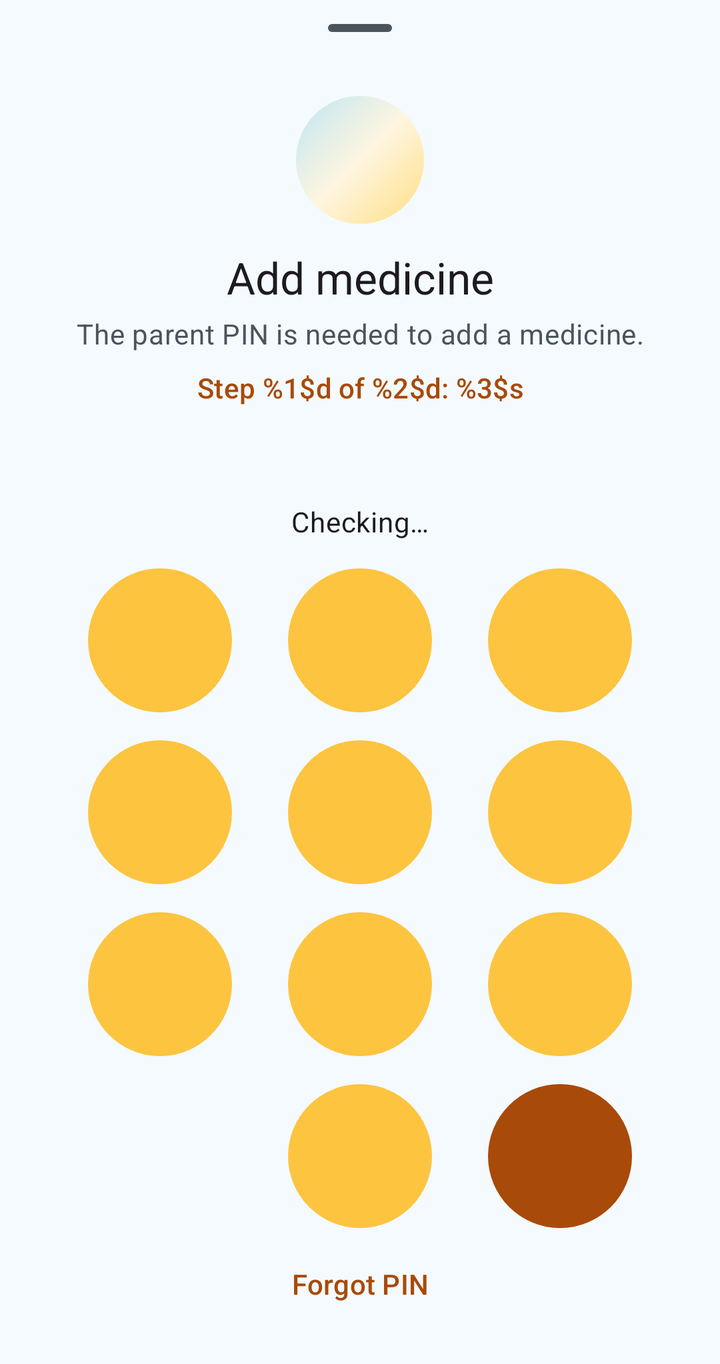
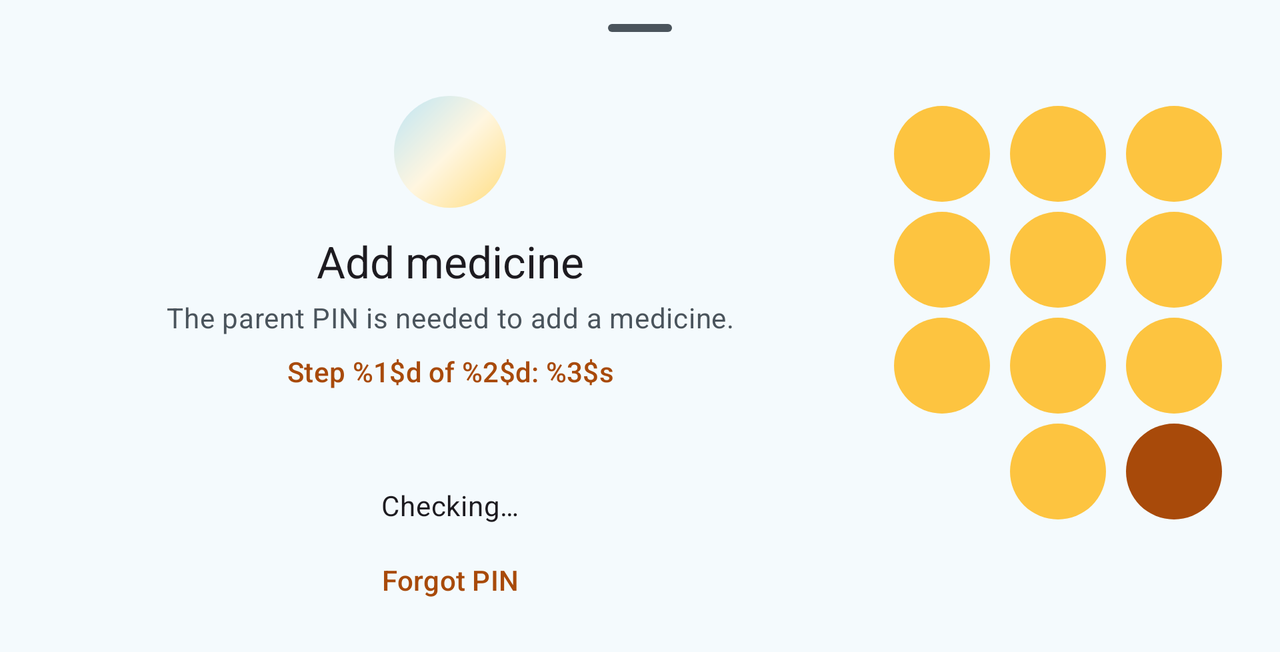

The same Android screen from two of the app's own layout files: first res/layout/ as a phone draws it, then the repository's variant for another configuration, drawn on a device whose configuration selects that folder. Both files follow.
<!-- AndroidManifest.xml: application theme Theme.Tracker -->
<!-- res/layout/sheet_pin.xml -->
<?xml version="1.0" encoding="utf-8"?>
<androidx.core.widget.NestedScrollView xmlns:android="http://schemas.android.com/apk/res/android"
    android:id="@+id/scroll"
    android:layout_width="match_parent"
    android:layout_height="wrap_content">

    <LinearLayout
        android:layout_width="match_parent"
        android:layout_height="wrap_content"
        android:orientation="vertical"
        android:paddingHorizontal="24dp"
        android:paddingBottom="16dp">

        <com.google.android.material.bottomsheet.BottomSheetDragHandleView
            android:id="@+id/dragHandle"
            android:layout_width="match_parent"
            android:layout_height="wrap_content" />

        <include
            android:id="@+id/header"
            layout="@layout/view_pin_header" />

        <include
            android:id="@+id/keypad"
            layout="@layout/view_pin_keypad"
            android:layout_width="wrap_content"
            android:layout_height="wrap_content"
            android:layout_gravity="center_horizontal" />

        <include
            android:id="@+id/forgot"
            layout="@layout/view_pin_forgot" />
    </LinearLayout>
</androidx.core.widget.NestedScrollView>
<!-- res/layout/view_pin_header.xml (included above) -->
<?xml version="1.0" encoding="utf-8"?>
<LinearLayout xmlns:android="http://schemas.android.com/apk/res/android"
    xmlns:app="http://schemas.android.com/apk/res-auto"
    xmlns:tools="http://schemas.android.com/tools"
    android:layout_width="match_parent"
    android:layout_height="wrap_content"
    android:gravity="center_horizontal"
    android:orientation="vertical">

    <ImageView
        android:id="@+id/badge"
        android:layout_width="@dimen/pin_badge_size"
        android:layout_height="@dimen/pin_badge_size"
        android:background="@drawable/bg_lock_circle"
        android:importantForAccessibility="no"
        android:padding="14dp"
        android:src="@drawable/ic_lock"
        app:tint="@color/on_gradient" />

    <TextView
        android:id="@+id/title"
        android:layout_width="match_parent"
        android:layout_height="wrap_content"
        android:layout_marginTop="12dp"
        android:accessibilityHeading="true"
        android:gravity="center"
        android:textAppearance="?attr/textAppearanceTitleLarge"
        android:textDirection="firstStrong"
        tools:text="@string/add_medicine" />

    <TextView
        android:id="@+id/message"
        android:layout_width="match_parent"
        android:layout_height="wrap_content"
        android:layout_marginTop="4dp"
        android:gravity="center"
        android:textAppearance="?attr/textAppearanceBodyMedium"
        android:textColor="?attr/colorOnSurfaceVariant"
        android:textDirection="firstStrong"
        tools:text="@string/pin_msg_add" />

    <TextView
        android:id="@+id/stepLabel"
        android:layout_width="match_parent"
        android:layout_height="wrap_content"
        android:layout_marginTop="8dp"
        android:gravity="center"
        android:textAppearance="?attr/textAppearanceLabelLarge"
        android:textColor="?attr/colorPrimary"
        android:visibility="gone"
        tools:text="@string/pin_step"
        tools:visibility="visible" />

    
    <LinearLayout
        android:id="@+id/dots"
        android:layout_width="wrap_content"
        android:layout_height="wrap_content"
        android:layout_marginTop="16dp"
        android:accessibilityLiveRegion="polite"
        android:focusable="true"
        android:gravity="center"
        android:importantForAccessibility="yes"
        android:layoutDirection="ltr"
        android:minHeight="24dp"
        android:orientation="horizontal" />

    <TextView
        android:id="@+id/status"
        android:layout_width="match_parent"
        android:layout_height="wrap_content"
        android:layout_marginTop="8dp"
        android:accessibilityLiveRegion="polite"
        android:gravity="center"
        android:minLines="1"
        android:textAppearance="?attr/textAppearanceBodyMedium"
        tools:text="@string/pin_checking" />

    <com.google.android.material.progressindicator.LinearProgressIndicator
        android:id="@+id/checking"
        android:layout_width="120dp"
        android:layout_height="wrap_content"
        android:layout_marginTop="4dp"
        android:indeterminate="true"
        android:visibility="gone" />
</LinearLayout>
<!-- res/layout/view_pin_keypad.xml (included above) -->
<?xml version="1.0" encoding="utf-8"?>
<LinearLayout xmlns:android="http://schemas.android.com/apk/res/android"
    android:layout_width="wrap_content"
    android:layout_height="wrap_content"
    android:gravity="center_horizontal"
    android:layoutDirection="ltr"
    android:orientation="vertical">

    <LinearLayout style="@style/PillPals.PinKeyRow">

        <com.google.android.material.button.MaterialButton
            android:id="@+id/key1"
            style="@style/Widget.PillPals.PinKey" />

        <com.google.android.material.button.MaterialButton
            android:id="@+id/key2"
            style="@style/Widget.PillPals.PinKey" />

        <com.google.android.material.button.MaterialButton
            android:id="@+id/key3"
            style="@style/Widget.PillPals.PinKey" />
    </LinearLayout>

    <LinearLayout style="@style/PillPals.PinKeyRow">

        <com.google.android.material.button.MaterialButton
            android:id="@+id/key4"
            style="@style/Widget.PillPals.PinKey" />

        <com.google.android.material.button.MaterialButton
            android:id="@+id/key5"
            style="@style/Widget.PillPals.PinKey" />

        <com.google.android.material.button.MaterialButton
            android:id="@+id/key6"
            style="@style/Widget.PillPals.PinKey" />
    </LinearLayout>

    <LinearLayout style="@style/PillPals.PinKeyRow">

        <com.google.android.material.button.MaterialButton
            android:id="@+id/key7"
            style="@style/Widget.PillPals.PinKey" />

        <com.google.android.material.button.MaterialButton
            android:id="@+id/key8"
            style="@style/Widget.PillPals.PinKey" />

        <com.google.android.material.button.MaterialButton
            android:id="@+id/key9"
            style="@style/Widget.PillPals.PinKey" />
    </LinearLayout>

    <LinearLayout style="@style/PillPals.PinKeyRow">

        <com.google.android.material.button.MaterialButton
            android:id="@+id/keyDelete"
            style="@style/Widget.PillPals.PinKey.Delete"
            android:contentDescription="@string/pin_key_delete" />

        <com.google.android.material.button.MaterialButton
            android:id="@+id/key0"
            style="@style/Widget.PillPals.PinKey" />

        <com.google.android.material.button.MaterialButton
            android:id="@+id/keyOk"
            style="@style/Widget.PillPals.PinKey.Ok"
            android:contentDescription="@string/pin_key_ok" />
    </LinearLayout>
</LinearLayout>
<!-- res/layout/view_pin_forgot.xml (included above) -->
<?xml version="1.0" encoding="utf-8"?>
<LinearLayout xmlns:android="http://schemas.android.com/apk/res/android"
    android:layout_width="match_parent"
    android:layout_height="wrap_content"
    android:gravity="center_horizontal"
    android:orientation="vertical">

    <com.google.android.material.button.MaterialButton
        android:id="@+id/forgotButton"
        style="@style/Widget.Material3.Button.TextButton"
        android:layout_width="wrap_content"
        android:layout_height="wrap_content"
        android:layout_marginTop="4dp"
        android:minHeight="48dp"
        android:text="@string/forgot_pin" />

    <TextView
        android:id="@+id/forgotNote"
        android:layout_width="match_parent"
        android:layout_height="wrap_content"
        android:gravity="center"
        android:text="@string/forgot_pin_no_lock"
        android:textAppearance="?attr/textAppearanceBodySmall"
        android:textColor="?attr/colorOnSurfaceVariant"
        android:visibility="gone" />
</LinearLayout>
<!-- resources referenced by this layout -->
<resources>
  <color name="on_gradient">#1D1B18</color>
  <!-- from res/values-h640dp/ -->
  <dimen name="pin_badge_size">64dp</dimen>
  <string name="add_medicine">Add medicine</string>
  <string name="forgot_pin">Forgot PIN</string>
  <string name="forgot_pin_no_lock">To reset a forgotten PIN, the phone needs a screen lock first (PIN, pattern or password).</string>
  <string name="pin_checking">Checking…</string>
  <string name="pin_key_delete">Delete the last digit</string>
  <string name="pin_key_ok">Confirm the PIN</string>
  <string name="pin_msg_add">The parent PIN is needed to add a medicine.</string>
  <string name="pin_step">Step %1$d of %2$d: %3$s</string>
  <style name="Theme.Tracker" parent="Base.Theme.Tracker" />
  <color name="gradient_center">#FFF6E0</color>
  <color name="gradient_end">#FFDD80</color>
  <color name="gradient_start">#BEE5F4</color>
  <!-- from res/values-h640dp/ -->
  <dimen name="pin_key_gap">14dp</dimen>
  <!-- from res/values-h640dp/ -->
  <dimen name="pin_key_size">72dp</dimen>
  <style name="ShapeAppearance.PillPals.Circle" parent="">
          <item name="cornerFamily">rounded</item>
          <item name="cornerSize">50%</item>
      </style>
  <color name="primary">#A84A0A</color>
  <color name="on_primary">#FFFFFF</color>
  <color name="primary_container">#FFE2C6</color>
  <color name="on_primary_container">#5F2700</color>
  <color name="secondary">#7A5700</color>
  <color name="on_secondary">#FFFFFF</color>
  <color name="secondary_container">#FDC440</color>
  <color name="on_secondary_container">#3B2800</color>
  <color name="tertiary">#0B6A86</color>
  <color name="on_tertiary">#FFFFFF</color>
  <color name="tertiary_container">#D4EEF7</color>
  <color name="on_tertiary_container">#073A4C</color>
  <color name="background">#F4FAFD</color>
  <color name="on_background">#1D1B18</color>
  <color name="surface">#F4FAFD</color>
  <color name="on_surface">#1D1B18</color>
  <color name="surface_variant">#E4EEF3</color>
  <color name="on_surface_variant">#4A545C</color>
  <color name="outline">#6E7880</color>
  <color name="surface_lowest">#FFFFFF</color>
  <color name="surface_low">#FFFCF6</color>
  <color name="surface_container">#FDF6EA</color>
  <color name="surface_high">#F9EFDF</color>
  <color name="surface_highest">#F4E8D4</color>
  <color name="error">#B91C1C</color>
  <color name="on_error">#FFFFFF</color>
  <color name="error_container">#FEE2E2</color>
  <color name="on_error_container">#7F1D1D</color>
  <style name="ThemeOverlay.PillPals.BottomSheetDialog" parent="ThemeOverlay.Material3.BottomSheetDialog">
          <item name="bottomSheetStyle">@style/Widget.PillPals.BottomSheet</item>
      </style>
  <style name="ThemeOverlay.PillPals.Dialog" parent="ThemeOverlay.Material3.MaterialAlertDialog">
          <item name="alertDialogStyle">@style/PillPals.AlertDialog</item>
          <item name="materialAlertDialogTitleTextStyle">@style/PillPals.DialogTitle</item>
      </style>
  <style name="Widget.PillPals.BottomSheet" parent="Widget.Material3.BottomSheet.Modal">
          <item name="backgroundTint">?attr/colorSurfaceContainerLow</item>
          <item name="shapeAppearance">@style/ShapeAppearance.PillPals.SheetTop</item>
      </style>
  <style name="PillPals.AlertDialog" parent="MaterialAlertDialog.Material3">
          <item name="backgroundTint">?attr/colorSurfaceContainerLow</item>
          <item name="shapeAppearance">@style/ShapeAppearance.PillPals.Dialog</item>
      </style>
  <style name="PillPals.DialogTitle" parent="MaterialAlertDialog.Material3.Title.Text">
          <item name="android:textAppearance">?attr/textAppearanceTitleLarge</item>
      </style>
  <color name="shadow_soft">#073A4C</color>
  <style name="ShapeAppearance.PillPals.Dialog" parent="">
          <item name="cornerFamily">rounded</item>
          <item name="cornerSize">28dp</item>
      </style>
  <!-- some entries are left out for length -->
</resources>
<!-- res/layout-land/sheet_pin.xml (the repository's variant of the layout above) -->
<!-- drawn on the phone turned sideways -->
<?xml version="1.0" encoding="utf-8"?>
<androidx.core.widget.NestedScrollView xmlns:android="http://schemas.android.com/apk/res/android"
    android:id="@+id/scroll"
    android:layout_width="match_parent"
    android:layout_height="wrap_content">

    <LinearLayout
        android:layout_width="match_parent"
        android:layout_height="wrap_content"
        android:orientation="vertical"
        android:paddingHorizontal="24dp"
        android:paddingBottom="12dp">

        <com.google.android.material.bottomsheet.BottomSheetDragHandleView
            android:id="@+id/dragHandle"
            android:layout_width="match_parent"
            android:layout_height="wrap_content" />

        
        <LinearLayout
            android:layout_width="match_parent"
            android:layout_height="wrap_content"
            android:baselineAligned="false"
            android:gravity="top"
            android:orientation="horizontal">

            <LinearLayout
                android:layout_width="0dp"
                android:layout_height="wrap_content"
                android:layout_weight="1"
                android:orientation="vertical">

                <include
                    android:id="@+id/header"
                    layout="@layout/view_pin_header" />

                <include
                    android:id="@+id/forgot"
                    layout="@layout/view_pin_forgot" />
            </LinearLayout>

            <include
                android:id="@+id/keypad"
                layout="@layout/view_pin_keypad"
                android:layout_width="wrap_content"
                android:layout_height="wrap_content"
                android:layout_marginStart="16dp" />
        </LinearLayout>
    </LinearLayout>
</androidx.core.widget.NestedScrollView>
<!-- resources referenced by the variant -->
<!-- as the phone turned sideways resolves them -->
<resources>
  <color name="on_gradient">#1D1B18</color>
  <dimen name="pin_badge_size">56dp</dimen>
  <string name="add_medicine">Add medicine</string>
  <string name="forgot_pin">Forgot PIN</string>
  <string name="forgot_pin_no_lock">To reset a forgotten PIN, the phone needs a screen lock first (PIN, pattern or password).</string>
  <string name="pin_checking">Checking…</string>
  <string name="pin_key_delete">Delete the last digit</string>
  <string name="pin_key_ok">Confirm the PIN</string>
  <string name="pin_msg_add">The parent PIN is needed to add a medicine.</string>
  <string name="pin_step">Step %1$d of %2$d: %3$s</string>
  <style name="Theme.Tracker" parent="Base.Theme.Tracker" />
  <color name="gradient_center">#FFF6E0</color>
  <color name="gradient_end">#FFDD80</color>
  <color name="gradient_start">#BEE5F4</color>
  <dimen name="pin_key_gap">5dp</dimen>
  <dimen name="pin_key_size">48dp</dimen>
  <style name="ShapeAppearance.PillPals.Circle" parent="">
          <item name="cornerFamily">rounded</item>
          <item name="cornerSize">50%</item>
      </style>
  <color name="primary">#A84A0A</color>
  <color name="on_primary">#FFFFFF</color>
  <color name="primary_container">#FFE2C6</color>
  <color name="on_primary_container">#5F2700</color>
  <color name="secondary">#7A5700</color>
  <color name="on_secondary">#FFFFFF</color>
  <color name="secondary_container">#FDC440</color>
  <color name="on_secondary_container">#3B2800</color>
  <color name="tertiary">#0B6A86</color>
  <color name="on_tertiary">#FFFFFF</color>
  <color name="tertiary_container">#D4EEF7</color>
  <color name="on_tertiary_container">#073A4C</color>
  <color name="background">#F4FAFD</color>
  <color name="on_background">#1D1B18</color>
  <color name="surface">#F4FAFD</color>
  <color name="on_surface">#1D1B18</color>
  <color name="surface_variant">#E4EEF3</color>
  <color name="on_surface_variant">#4A545C</color>
  <color name="outline">#6E7880</color>
  <color name="surface_lowest">#FFFFFF</color>
  <color name="surface_low">#FFFCF6</color>
  <color name="surface_container">#FDF6EA</color>
  <color name="surface_high">#F9EFDF</color>
  <color name="surface_highest">#F4E8D4</color>
  <color name="error">#B91C1C</color>
  <color name="on_error">#FFFFFF</color>
  <color name="error_container">#FEE2E2</color>
  <color name="on_error_container">#7F1D1D</color>
  <style name="ThemeOverlay.PillPals.BottomSheetDialog" parent="ThemeOverlay.Material3.BottomSheetDialog">
          <item name="bottomSheetStyle">@style/Widget.PillPals.BottomSheet</item>
      </style>
  <style name="ThemeOverlay.PillPals.Dialog" parent="ThemeOverlay.Material3.MaterialAlertDialog">
          <item name="alertDialogStyle">@style/PillPals.AlertDialog</item>
          <item name="materialAlertDialogTitleTextStyle">@style/PillPals.DialogTitle</item>
      </style>
  <style name="Widget.PillPals.BottomSheet" parent="Widget.Material3.BottomSheet.Modal">
          <item name="backgroundTint">?attr/colorSurfaceContainerLow</item>
          <item name="shapeAppearance">@style/ShapeAppearance.PillPals.SheetTop</item>
      </style>
  <style name="PillPals.AlertDialog" parent="MaterialAlertDialog.Material3">
          <item name="backgroundTint">?attr/colorSurfaceContainerLow</item>
          <item name="shapeAppearance">@style/ShapeAppearance.PillPals.Dialog</item>
      </style>
  <style name="PillPals.DialogTitle" parent="MaterialAlertDialog.Material3.Title.Text">
          <item name="android:textAppearance">?attr/textAppearanceTitleLarge</item>
      </style>
  <color name="shadow_soft">#073A4C</color>
  <style name="ShapeAppearance.PillPals.Dialog" parent="">
          <item name="cornerFamily">rounded</item>
          <item name="cornerSize">28dp</item>
      </style>
  <!-- some entries are left out for length -->
</resources>
